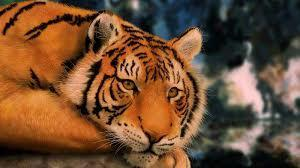
#> input picture Images/Tiger.jpg, 300 x 168 px, found by its file name
$ python Project2-Lopez.py
#> lines starting #> are read from the running program, lines starting #| are printed output that depends on the picture

"""Project 2.py
Team Satoshi Nakamoto"""

from PIL import Image
import random

img1 = Image.open('C:\\Users\\Miguel\\Desktop\\CSUMB\\Fall 2015\\CST205\\Images\\Tiger.jpg')
#> img1 is the input picture: PIL image 300x168 RGB; mean R, G, B 111.6, 77, 50.8

n = 4 #number of tiles

width, height = img1.size
#> width = 300; height = 168

row = int(width / (n/2))
#> row = 150
column = int(height / (n/2))
#> column = 84
preX = 0
preY = 0
newX = int(row)
#> newX = 150
newY = int(column)
#> newY = 84

img_list = []

for x in range(0, int(n/2)):
    for y in range(0, int(n/2)):
        crop_rectangle = (preX, preY, newX, newY)
        crop_im = img1.crop(crop_rectangle)
        #crop_im.show()
        img_list.append(crop_im)
        # [4 lines of commented-out code are left out]
        preX = int(newX)
        if preX > 150:
            preX = 0

        newX = int(newX) + row
        if newX > 300:
            newX = 150

    preY = int(newY)

    newY = int(newY) + column
#> after the loop, img_list = 4 items; newX = 150; newY = 252

#img1.show()

preX = 0
preY = 0
newX = int(row)
newY = int(column)
#> newY = 84


random.shuffle(img_list)

jigsaw = Image.new('RGB', (width, height))
#> jigsaw: PIL image 300x168 RGB; every value is 0

for crop_im in img_list:
    jigsaw.paste(img_list[0], (0, 0))
    jigsaw.paste(img_list[1], (0, 84))
    jigsaw.paste(img_list[2], (150, 0))
    jigsaw.paste(img_list[3], (150, 84))
#> this loop made 4 passes
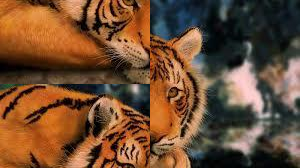
#> jigsaw: PIL image 300x168 RGB; mean R, G, B 111.6, 77, 50.8

jigsaw.show()
